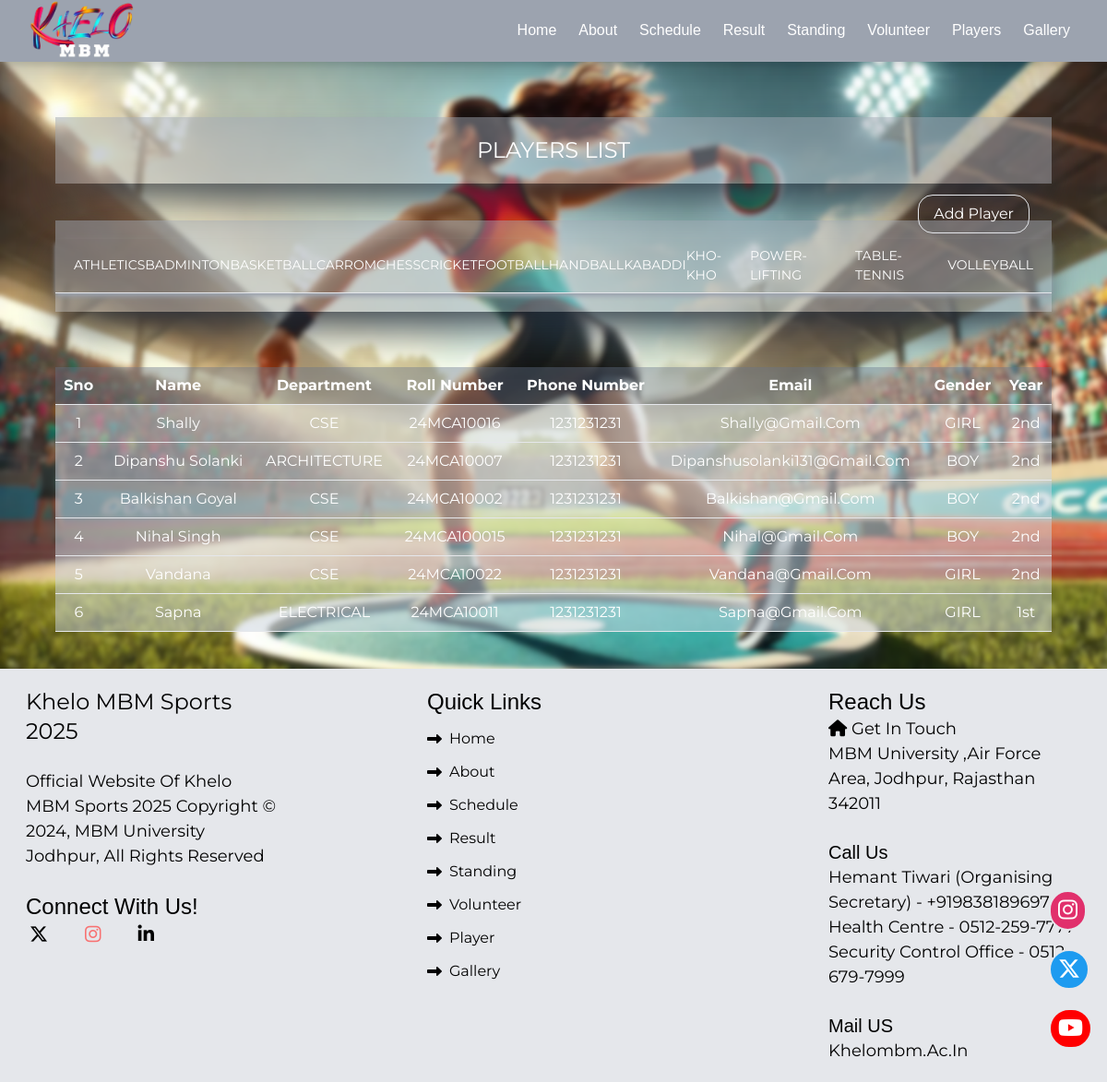
Page /Player_list.php on the committed database.
### tables this page shows
CREATE TABLE `player` (
  `id` int(11) NOT NULL,
  `name` varchar(50) NOT NULL,
  `dept` varchar(50) NOT NULL,
  `rollno` varchar(50) NOT NULL,
  `phone` int(14) NOT NULL,
  `email` varchar(50) NOT NULL,
  `year` varchar(20) NOT NULL,
  `gender` varchar(20) NOT NULL,
  `sport` varchar(200) NOT NULL
);

### Player_list.php (the view, shortened to what this page needs)
<?php
include('./database.php');
        ?>
<!DOCTYPE html>
<html lang="en">
<head>
</head>
<body>
    <section
        class=" w-[100vw] flex flex-col items-center text-white  py-10 bg-[url('./images/disc.png')] bg-center bg-cover">
        <div class="bg-gray-400/50 w-[90%] p-5 mx-auto shadow-2xl shadow-gray-800 my-5">
            <h2 class="text-center text-2xl">PLAYERS LIST</h2>
            <button class="absolute right-[7%] top-[18%] rounded-2xl hover:text-blue-400 hover:scale-[1.2] duration-300 ease-in border py-2 px-4"><a href="./player.php">Add Player</a></button>
        </div>
        <div class="bg-gray-400/50 w-[90%] py-5 mx-auto shadow-2xl shadow-gray-800 my-5">
            <div class="flex border-b px-5 py-2 shadow-md shadow-gray-400 gap-5 md:gap-0 md:justify-evenly items-center overflow-scroll">
                <div class=" text-[14px] hover:scale-[1.2]  hover:text-blue-400/80 hover:cursor-pointer"><a class=""
                        href="./Player_list.php?sport=ATHLETICS">ATHLETICS</a></div>
                <div class=" text-[14px] hover:scale-[1.2]  hover:text-blue-400/80 hover:cursor-pointer"><a class=""
                        href="./Player_list.php?sport=BADMINTON">BADMINTON</a></div>
                <div class=" text-[14px] hover:scale-[1.2]  hover:text-blue-400/80 hover:cursor-pointer"><a class=""
                        href="./Player_list.php?sport=BASKETBALL">BASKETBALL</a></div>
                <div class=" text-[14px] hover:scale-[1.2]  hover:text-blue-400/80 hover:cursor-pointer"><a class=""
                        href="./Player_list.php?sport=CARROM">CARROM</a></div>
                <div class=" text-[14px] hover:scale-[1.2]  hover:text-blue-400/80 hover:cursor-pointer"><a class=""
                        href="./Player_list.php?sport=CHESS">CHESS</a></div>
                <div class=" text-[14px] hover:scale-[1.2]  hover:text-blue-400/80 hover:cursor-pointer"><a class=""
                        href="./Player_list.php?sport=CRICKET">CRICKET</a></div>
                <div class=" text-[14px] hover:scale-[1.2]  hover:text-blue-400/80 hover:cursor-pointer"><a class=""
                        href="./Player_list.php?sport=FOOTBALL">FOOTBALL</a></div>
                <div class=" text-[14px] hover:scale-[1.2]  hover:text-blue-400/80 hover:cursor-pointer"><a class=""
                        href="./Player_list.php?sport=HANDBALL">HANDBALL</a></div>
                <div class=" text-[14px] hover:scale-[1.2]  hover:text-blue-400/80 hover:cursor-pointer"><a class=""
                        href="./Player_list.php?sport=KABADDI">KABADDI</a></div>
                <div class=" text-[14px] hover:scale-[1.2]  hover:text-blue-400/80 hover:cursor-pointer"><a class=""
                        href="./Player_list.php?sport=KHO-KHO">KHO-KHO</a></div>
                <div class=" text-[14px] hover:scale-[1.2]  hover:text-blue-400/80 hover:cursor-pointer"><a class=""
                        href="./Player_list.php?sport=POWER-LIFTING">POWER-LIFTING</a></div>
                <div class=" text-[14px] hover:scale-[1.2]  hover:text-blue-400/80 hover:cursor-pointer"><a class=""
                        href="./Player_list.php?sport=TABLE-TENNIS">TABLE-TENNIS</a></div>
                <div class=" text-[14px] hover:scale-[1.2]  hover:text-blue-400/80 hover:cursor-pointer"><a class=""
                        href="./Player_list.php?sport=VOLLEYBALL">VOLLEYBALL</a></div>
            </div>
        </div>
        <div class="w-[90vw]  mx-auto">
            <div class='  w-[100%]   overflow-scroll    bg-center'>
                <table class="w-[100%]  table-auto   bg-transparent  text-center ">
                      <tr class="border-b bg-slate-500/40 text-white">
                        <th class="p-2">Sno</th>
                        <th class="p-2">Name</th>
                        <th class="p-2">Department</th>
                        <th class="p-2">Roll Number</th>
                        <th class="p-2">Phone Number</th>
                        <th class="p-2">Email</th>
                        <th class="p-2">Gender</th>
                        <th class="p-2">Year</th>
                      </tr>
                      <?php
                     $game =  $_GET['sport'];
                    $sql2 = "SELECT * FROM `player`  where sport LIKE '%$game%'";
                    $x = 0;
                    $sch_res = mysqli_query($conn,$sql2);
                    if(mysqli_num_rows($sch_res)>0){
                    while($data = mysqli_fetch_assoc($sch_res)){
                    ?>
                      <tr class="border-b bg-slate-300/50">
                        <td class="p-2"><?php echo ++$x;?></td>
                        <td class="p-2"><?php echo $data['name'];?></td>
                        <td class="p-2"><?php echo $data['dept'];?></td>
                        <td class="p-2"><?php echo $data['rollno'];?></td>
                        <td class="p-2"><?php echo $data['phone'];?></td>
                        <td class="p-2"><?php echo $data['email'];?></td>
                        <td class="p-2"><?php echo $data['gender'];?></td>
                        <td class="p-2"><?php echo $data['year'];?></td>
                      </tr>
                      <?php
                    }
                }
                else{?>
                <tr class="border-b bg-slate-300/70">
                    <td colspan="8" class="p-2">No Record Found</td>
                </tr>
                    <?php
                 }
                      ?>
                  </table>
            </div>
        </div>
    </section>
</body>
</html>

### style.css (style rules this page uses)
* { margin: 0; padding: 0; box-sizing: border-box; font-family: 'Montserrat', sans-serif; scroll-behavior: smooth; outline: none; text-decoration: none; text-transform: capitalize; }
.head { font-family: 'Dancing Script', cursive, sans-serif; }
body, input { font-family: 'Montserrat', sans-serif; }

### Player_list.php (style rules this page uses)
p { font-size: 18px; margin: 2px; }

### rows in the picture
player: name "Shally", dept "CSE", rollno "24MCA10016", phone "1231231231", email "Shally@gmail.com", gender "GIRL", year "2nd"
player: name "Dipanshu Solanki", dept "ARCHITECTURE", rollno "24MCA10007", phone "1231231231", email "Dipanshusolanki131@gmail.com", gender "BOY", year "2nd"
player: name "Balkishan Goyal", dept "CSE", rollno "24MCA10002", phone "1231231231", email "Balkishan@gmail.com", gender "BOY", year "2nd"
player: name "Nihal Singh", dept "CSE", rollno "24MCA100015", phone "1231231231", email "Nihal@gmail.com", gender "BOY", year "2nd"
player: name "Vandana", dept "CSE", rollno "24MCA10022", phone "1231231231", email "Vandana@gmail.com", gender "GIRL", year "2nd"
player: name "Sapna", dept "ELECTRICAL", rollno "24MCA10011", phone "1231231231", email "Sapna@gmail.com", gender "GIRL", year "1st"
